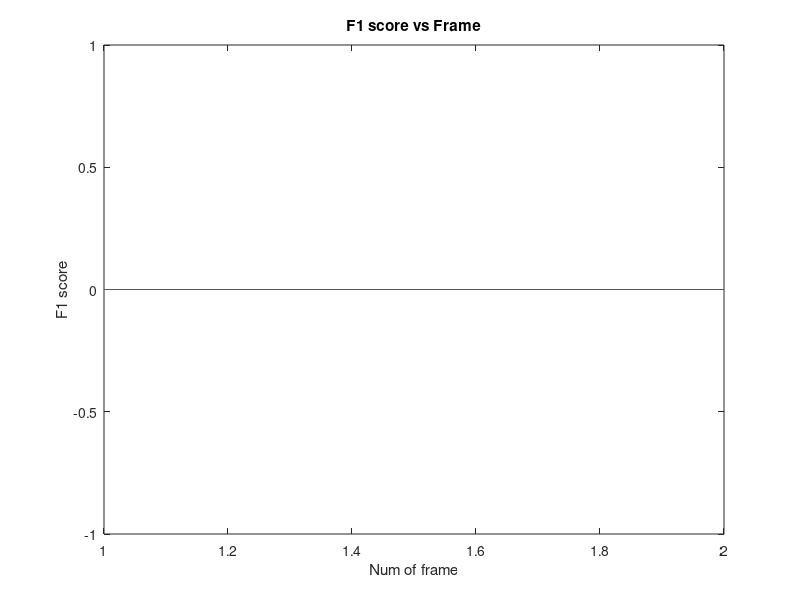

This figure's MATLAB source: (Note: this script raises an error after producing the figure.)

%Variables
FN = [0 0]; TN = FN; FP = TN; TP = FP; Precision = TP ;Recall = Precision; F1 = Recall;

%N files in the folder
imagefiles = dir('Dataset/Dataset1/*.png');      
nfiles = length(imagefiles);

for ii=1:nfiles
   
    %Read image 
    currentfilename = imagefiles(ii).name
    currentimage = imread(strcat('Dataset/Dataset1/',currentfilename));

    %Wich db A / B
    st = strsplit(currentfilename,'_');
    db = char(st{2});
    name = char(st{3});
    st = strcat('groundtruth/gt',name);
    ground = imread(st);

    %Select the object of the groundtruth
    ground = ground == 255;
    
    %Pixel evaluation of the current image
    [pixelTP, pixelFP, pixelFN, pixelTN] = PixelEvaluation(currentimage,ground);
    
%     %All the images
%     if (db=='A')
%         TP(1) = TP(1) + pixelTP;
%         FP(1) = FP(1) + pixelFP;
%         FN(1) = FN(1) + pixelFN;
%         TN(1) = TN(1) + pixelTN;
%     else
%         TP(2) = TP(2) + pixelTP;
%         FP(2) = FP(2) + pixelFP;
%         FN(2) = FN(2) + pixelFN;
%         TN(2) = TN(2) + pixelTN;
%     end
    %Get plotting parameters 
    Precision = pixelTP / (pixelTP+pixelFP);
    Recall = pixelTP / (pixelTP+pixelFN);
    F1(ii) = (2*Precision*Recall) / (Precision + Recall);
    TPandFreground(ii) = pixelTP;
end
%Plot F1vsFrame
F1(isnan(F1)) = 0;
figure(1);plot(F1);title('F1 score vs Frame');
xlabel('Num of frame'); ylabel('F1 score');

%Plot TPvsFrame
TPandFreground(isnan(TPandFreground)) = 0;
figure(2);plot(TPandFreground);title('TP&Foreground vs Frame');
xlabel('Num of frame'); ylabel('Num of pixels');

% Precision = TP ./ (TP+FP);
% Recall = TP ./ (TP+FN);
% F1 = (2*Precision.*Recall) ./ (Precision + Recall);

